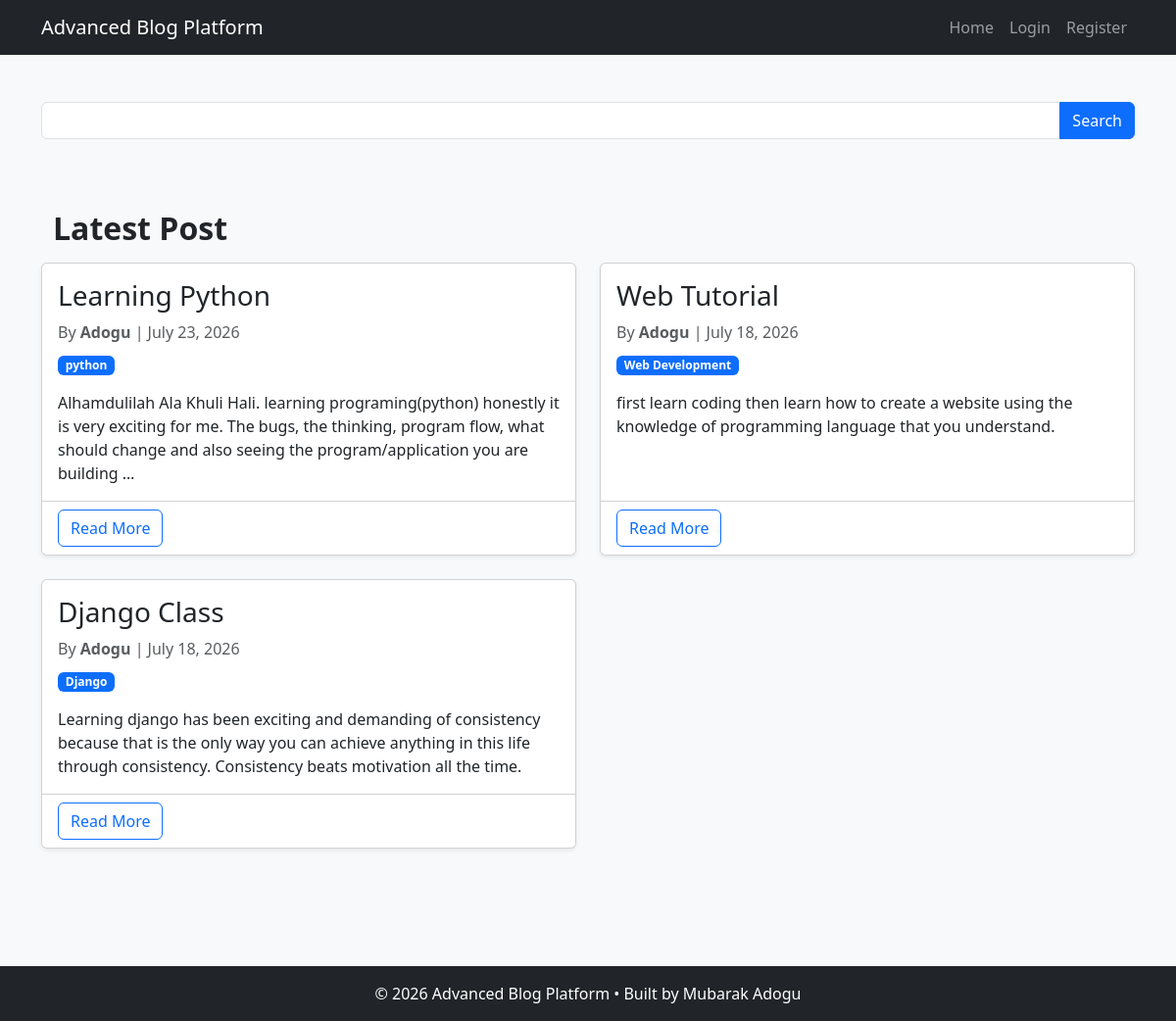
The app's page /, older data.
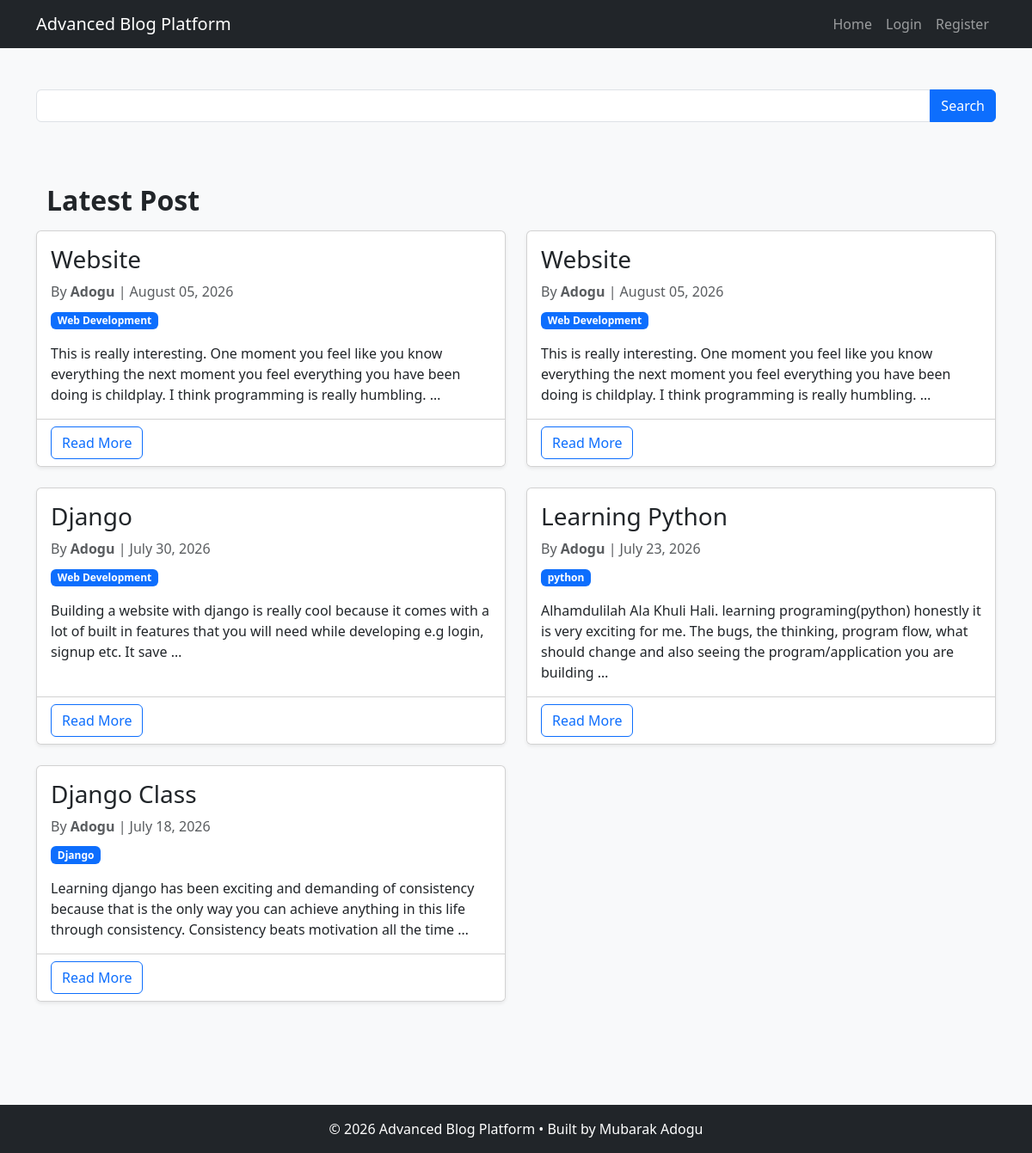
The same page, newer data.
### account/models.py (models this page shows, shortened)
class Post(models.Model):
    DRAFT = "draft"
    PUBLISHED = "published"
    STATUS_CHOICES = [
        (DRAFT, "Draft"),
        (PUBLISHED, "Published"),
    ]
    status = models.CharField(
        max_length=10,
        choices=STATUS_CHOICES,
        default=DRAFT,
    )
    author = models.ForeignKey(User, on_delete=models.CASCADE, related_name="posts")
    category = models.ForeignKey(
        Category, on_delete=models.CASCADE, related_name="posts"
    )
    tags = models.ManyToManyField(Tag, blank=True, related_name="posts")
    title = models.CharField(max_length=200)
    slug = models.SlugField(unique=True, editable=False)
    content = models.TextField()
    image = models.ImageField(upload_to="posts/", blank=True, null=True)
    created_at = models.DateTimeField(auto_now_add=True)
    updated_at = models.DateTimeField(auto_now=True)

class Category(models.Model):
    name = models.CharField(max_length=100, unique=True)
    slug = models.SlugField(unique=True)
    def __str__(self):
        return self.name

### account/views.py (the view)
# urls.py: path("", views.home, name="home"),
def home(request):
    posts = Post.objects.filter(status="published").order_by("-created_at")
    paginator = Paginator(posts, 5)
    page_number = request.GET.get("page")
    posts = paginator.get_page(page_number)
    return render(request, "blog/home.html", {"posts": posts})

### blog/templates/blog/home.html (shortened to what this page needs)
{% extends "base.html" %}
{% block content %}
<form method="GET">
    <div class="input-group mb-4">
        <input type="text" name="q" class="form-control">
        <button class="btn btn-primary" type="submit">Search</button>
    </div>
</form>
<div class="container mt-5">
    <h2 class="mb-3 text-dark fw-bold">Latest Post</h2>
</div>
{% if posts %}
    <div class="row">
        {% for post in posts %}
        <div class="col-lg-6 mb-4">
            <div class="card h-100 shadow-sm">
                    <div class="card-body">
                        <h3 class="card-title">{{ post.title }}</h3>
                        <p class="text-muted mb-2">
                            By
<strong>{{ post.author }}</strong>
                            |
                            {{ post.created_at|date:"F d, Y"}}
                          </p>
                          <span class="badge bg-primary mb-3">{{ post.category}}
                          </span>
                          <p class="card-text">{{ post.content|truncatewords:30 }}
                          </p>
                    </div>
                    <div class="card-footer bg-white">
                        <a href="{% url 'post_detail' post.slug %}"class="btn btn-outline-primary">Read More</a>
                    </div>
            </div>
        </div>
        {% endfor %}
    </div>
        {% endif %}
{% endblock %}

### account/templates/base.html (shortened to what this page needs)
<!DOCTYPE html>
<html lang="en">
<head>
    <link href="https://cdn.jsdelivr.net/npm/bootstrap@5.3.7/dist/css/bootstrap.min.css"
          rel="stylesheet">
</head>
<body class="bg-light">
    {% include "includes/navbar.html" %}
<main class="container py-5">
        {% block content %}
        {% endblock %}
</main>
       {% include "includes/footer.html" %}
</body>
</html>

### account/templates/includes/navbar.html (shortened to what this page needs)
<nav class="navbar navbar-expand-lg navbar-dark bg-dark">
        <div class="container">
            <a class="navbar-brand" href="{% url 'home' %}">
                Advanced Blog Platform
            </a>
            <div class="collapse navbar-collapse"
                 id="navbarNav">
                <ul class="navbar-nav ms-auto">
                    <li class="nav-item">
                        <a class="nav-link"
                           href="{% url 'home' %}">
                            Home
                        </a>
                    </li>
                    {% if user.is_authenticated %}
                        <li class="nav-item">
                            <a class="nav-link"
                               href="{% url 'create_post' %}">
                                Create Post
                            </a>
                        </li>
                        <li class="nav-item">
                            <a class="nav-link"
                               href="{% url 'logout' %}">
                                Logout
                            </a>
                        </li>
                    {% else %}
                        <li class="nav-item">
                            <a class="nav-link"
                               href="{% url 'login' %}">
                                Login
                            </a>
                        </li>
                        <li class="nav-item">
                            <a class="nav-link"
                               href="{% url 'register' %}">
                                Register
                            </a>
                        </li>
                    {% endif %}
                </ul>
            </div>
        </div>
    </nav>

### account/templates/includes/footer.html
<footer class="bg-dark text-white text-center py-3 mt-5">
        <p class="mb-0">
            © {% now "Y" %} Advanced Blog Platform • Built by Mubarak Adogu
        </p>
    </footer>

Row changes from the older to the newer data that the page shows:
removed Post: title "Web Tutorial", author "Adogu", created_at "July 18, 2026", category "Web Development", content "first learn coding then learn how to create a website using the knowledge of programming language that you understand."
added Post: title "Website", author "Adogu", created_at "August 05, 2026", category "Web Development", content "This is really interesting. One moment you feel like you know everything the next moment you feel everything you have been doing is childplay. I think programming is really humbling. …"
added Post: title "Website", author "Adogu", created_at "August 05, 2026", category "Web Development", content "This is really interesting. One moment you feel like you know everything the next moment you feel everything you have been doing is childplay. I think programming is really humbling. …"
added Post: title "Django", author "Adogu", created_at "July 30, 2026", category "Web Development", content "Building a website with django is really cool because it comes with a lot of built in features that you will need while developing e.g login, signup etc. It save …"
changed Post "Django Class": content "…beats motivation all the time." → "…beats motivation all the time …"
